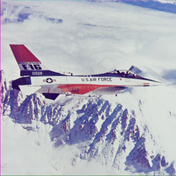
%> input picture excersiecs/RaAr7/13/airplane.png, 176 x 176 px, shrunk from 512 x 512 before the run
$ octave t1s3.m   (GNU Octave 9; MATLAB toolbox functions it lacks are replaced by stand-ins)
%> lines starting %> are read from the running program, lines starting %| are printed output that depends on the picture; in (x1, y1, x2, y2) boxes, pixels count from 0 and x2, y2 are one past the last pixel; in counts of white or black regions, pixels touching at a corner belong together; the program's own positions count from 1
clc;
clear all;
close all;

img = imread('airplane.png');
%> img is the input picture: size 176x176x3 uint8; mean R, G, B 177.6, 178, 190.3
grayimg = rgb2gray(img);
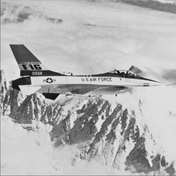
%> grayimg: size 176x176 uint8; min 9, max 241, mean 179.3
bwimg = im2bw(img);
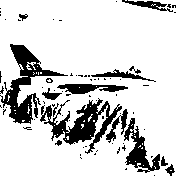
%> bwimg: size 176x176 logical; 82.3% white; 73 black regions (58 under 20 px), largest, box (x1, y1, x2, y2) and area: (40, 98, 122, 154) 1559, (0, 44, 68, 124) 1550, (124, 118, 160, 173) 721
%?? ?????? 0.5
bwimg2 = im2bw(img,0.5);
%?? ?????? 0.7
bwimg3 = im2bw(img,0.7);
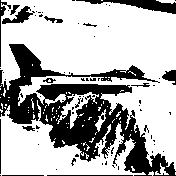
%> bwimg3: size 176x176 logical; 69.2% white; 74 black regions (59 under 20 px), largest, box (x1, y1, x2, y2) and area: (0, 44, 176, 176) 7828, (76, 0, 176, 14) 562, (2, 6, 35, 24) 227
figure;
subplot(2,3,1); imshow(img);
subplot(2,3,2); imshow(grayimg);
subplot(2,3,3); imshow(bwimg);
subplot(2,3,4); imshow(bwimg2);
subplot(2,3,5); imshow(bwimg3);
